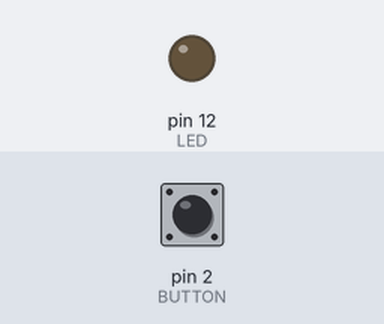
Bench run of a sketch on a simulated Arduino Uno, built with avr-gcc and run on an emulated ATmega328P. Shown: output pins drawn as LEDs (lit = HIGH). The test bench sets the inputs (shaded band); at power-on: pin 2 (BUTTON) LOW.

Above: at 1.2 s.
1.3 s: pin 2 (BUTTON) pulled HIGH for 0.15 s
At 1.37 s:
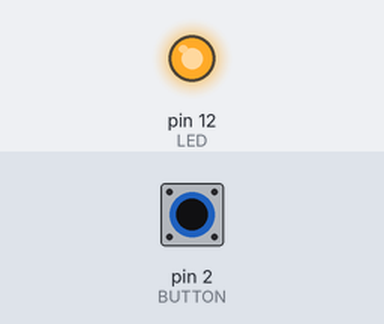
2.9 s: pin 2 (BUTTON) pulled HIGH for 3.2 s
At 7.4 s:
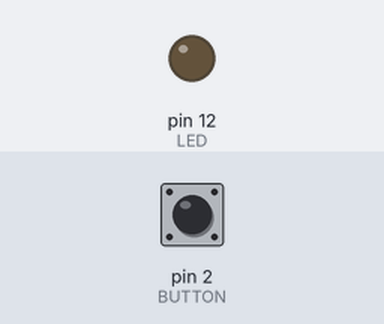
Timing chart, 0 to 8.9 s (numbered marks = the images above; inputs shaded):
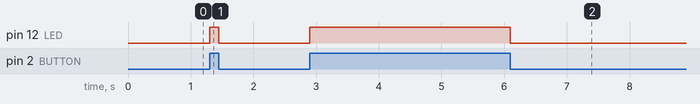

The sketch:

button_led.ino
```cpp
int BUTTON = 2;
int LED = 12;

void setup() {
  pinMode(BUTTON, INPUT);
  pinMode(LED, OUTPUT);

}

void loop() {
  int state = digitalRead(BUTTON);

  if(state == 1) {
    Serial.println("누름");
    digitalWrite(LED, HIGH);
  } else {
    digitalWrite(LED, LOW);
  }

}
```

Measured:
- after the input at 1.3 s, pin 12 (LED): LOW → HIGH at once, → LOW 0.15 s later
- after the input at 2.9 s, pin 12 (LED): LOW → HIGH at once, → LOW 3.2 s later
